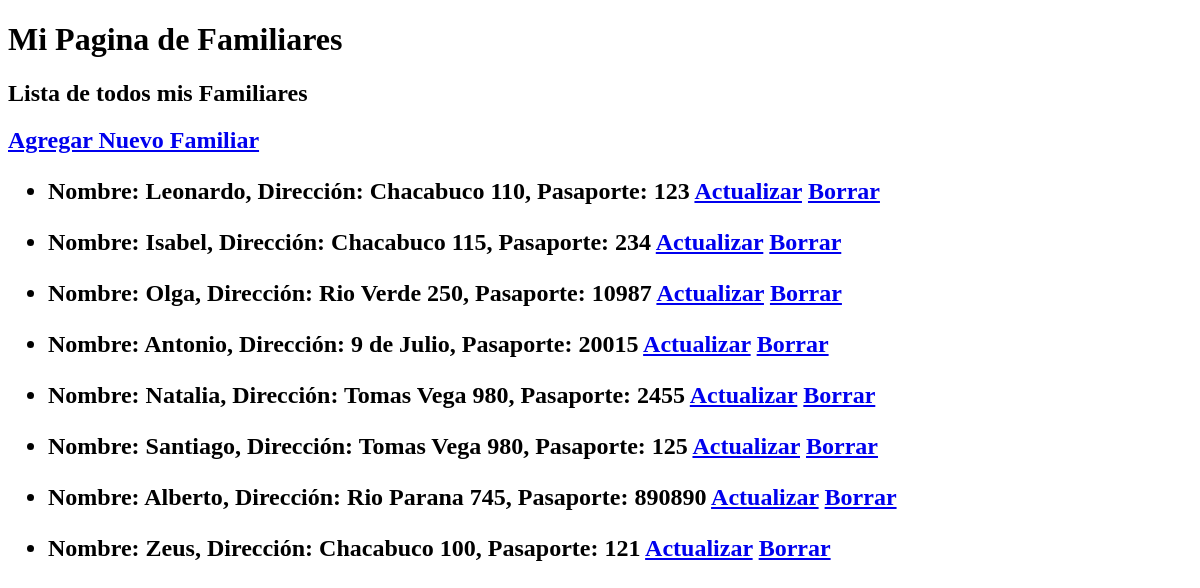
The app's page /mi-familia/, older data.
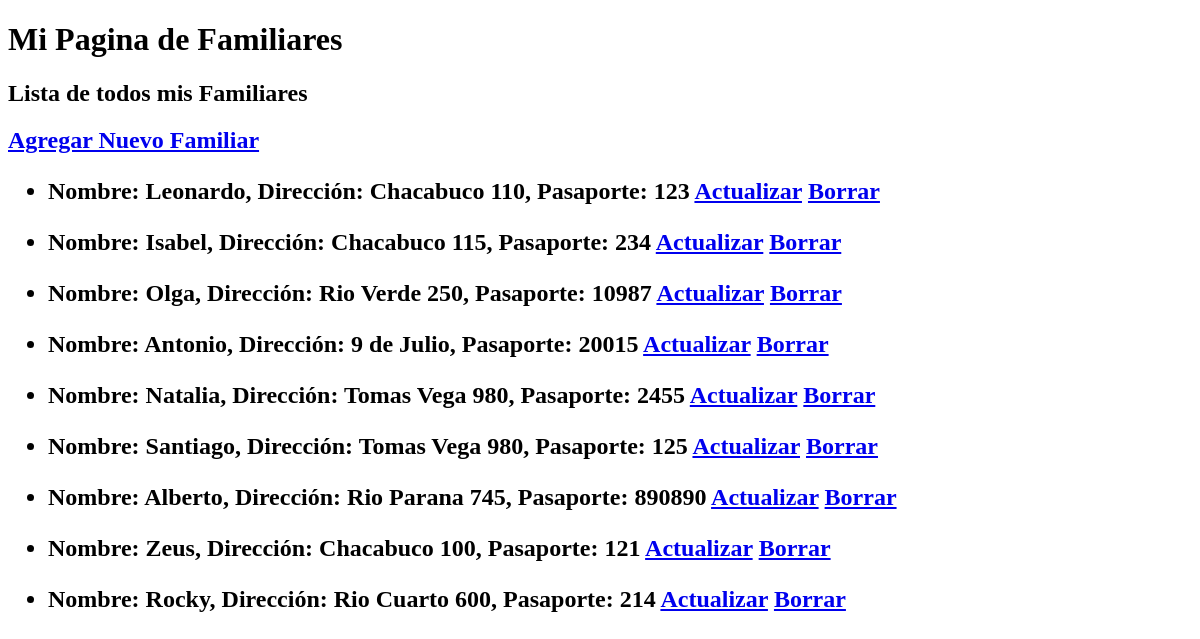
The same page, newer data.
### ejemplo/models.py (models this page shows, shortened)
class Familiar(models.Model):
    nombre = models.CharField(max_length=100)
    direccion = models.CharField(max_length=200)
    numero_pasaporte = models.IntegerField()

### ejemplo/views.py (the view)
# urls.py: path('mi-familia/', mostrar_familiares),
def mostrar_familiares(request):
    lista_familiares = Familiar.objects.all()
    return render (request, "ejemplo/familiares.html",  {"lista_familiares": lista_familiares})

### ejemplo/templates/ejemplo/familiares.html
{% extends 'ejemplo/base.html' %}
{% block contenido %}
<a href="/mi-familia/alta">Agregar Nuevo Familiar</a>
{% for familiar in lista_familiares %}
<ul>
    <li> Nombre: {{familiar.nombre}}, Dirección: {{familiar.direccion}}, Pasaporte: {{familiar.numero_pasaporte}}
        <a href='actualizar/{{ familiar.id }}'>Actualizar</a>
        <a href='borrar/{{ familiar.id }}'>Borrar</a>
    </li>
</ul>
{% endfor %}
{%endblock %}
{% block titulo%}
Lista de todos mis Familiares
{% endblock %}

Row changes from the older to the newer data that the page shows:
added Familiar: nombre "Rocky", direccion "Rio Cuarto 600", numero_pasaporte "214"
